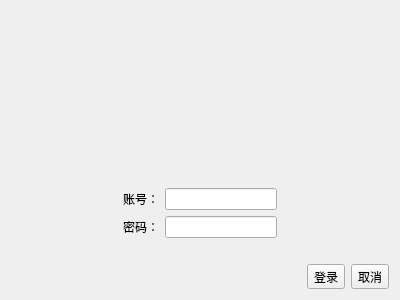
<?xml version="1.0" encoding="UTF-8"?>
<ui version="4.0">
 <class>Dialog</class>
 <widget class="QDialog" name="Dialog">
  <property name="geometry">
   <rect>
    <x>0</x>
    <y>0</y>
    <width>400</width>
    <height>300</height>
   </rect>
  </property>
  <property name="windowTitle">
   <string>Dialog</string>
  </property>
  <layout class="QGridLayout" name="gridLayout_2">
   <item row="0" column="0">
    <layout class="QGridLayout" name="gridLayout">
     <item row="2" column="1">
      <widget class="QLabel" name="label_2">
       <property name="text">
        <string>密码：</string>
       </property>
      </widget>
     </item>
     <item row="1" column="1">
      <widget class="QLabel" name="label">
       <property name="text">
        <string>账号：</string>
       </property>
      </widget>
     </item>
     <item row="0" column="2">
      <spacer name="verticalSpacer">
       <property name="orientation">
        <enum>Qt::Vertical</enum>
       </property>
       <property name="sizeHint" stdset="0">
        <size>
         <width>20</width>
         <height>60</height>
        </size>
       </property>
      </spacer>
     </item>
     <item row="2" column="0">
      <spacer name="horizontalSpacer_2">
       <property name="orientation">
        <enum>Qt::Horizontal</enum>
       </property>
       <property name="sizeHint" stdset="0">
        <size>
         <width>40</width>
         <height>20</height>
        </size>
       </property>
      </spacer>
     </item>
     <item row="2" column="2">
      <widget class="QLineEdit" name="le_pswd"/>
     </item>
     <item row="1" column="3">
      <spacer name="horizontalSpacer_3">
       <property name="orientation">
        <enum>Qt::Horizontal</enum>
       </property>
       <property name="sizeHint" stdset="0">
        <size>
         <width>40</width>
         <height>20</height>
        </size>
       </property>
      </spacer>
     </item>
     <item row="1" column="2">
      <widget class="QLineEdit" name="le_accont"/>
     </item>
    </layout>
   </item>
   <item row="2" column="0">
    <layout class="QHBoxLayout" name="horizontalLayout">
     <item>
      <spacer name="horizontalSpacer">
       <property name="orientation">
        <enum>Qt::Horizontal</enum>
       </property>
       <property name="sizeHint" stdset="0">
        <size>
         <width>40</width>
         <height>20</height>
        </size>
       </property>
      </spacer>
     </item>
     <item>
      <widget class="QToolButton" name="tb_login">
       <property name="text">
        <string>登录</string>
       </property>
      </widget>
     </item>
     <item>
      <widget class="QToolButton" name="tb_cancel">
       <property name="text">
        <string>取消</string>
       </property>
      </widget>
     </item>
    </layout>
   </item>
   <item row="1" column="0">
    <spacer name="verticalSpacer_2">
     <property name="orientation">
      <enum>Qt::Vertical</enum>
     </property>
     <property name="sizeType">
      <enum>QSizePolicy::Fixed</enum>
     </property>
     <property name="sizeHint" stdset="0">
      <size>
       <width>20</width>
       <height>20</height>
      </size>
     </property>
    </spacer>
   </item>
  </layout>
 </widget>
 <resources/>
 <connections/>
</ui>
